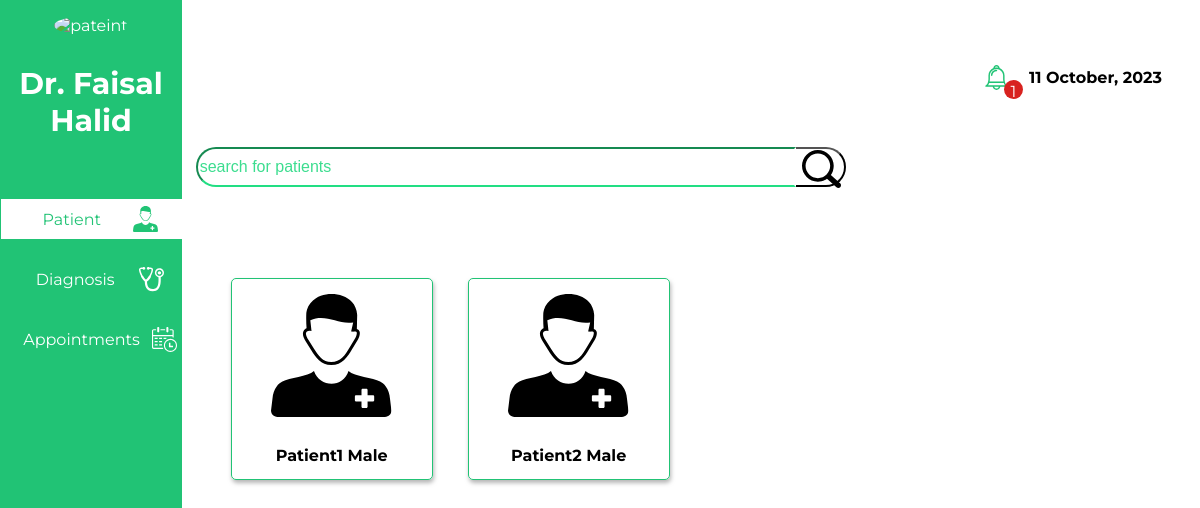
Page /doc/dashboard.php (signed in) on the committed database.
### tables this page shows
CREATE TABLE `doctors` (
  `name` varchar(40) NOT NULL,
  `email` varchar(40) NOT NULL,
  `password` varchar(40) NOT NULL,
  `department` varchar(50) NOT NULL
);

CREATE TABLE `patient` (
  `firstname` varchar(20) NOT NULL,
  `lastname` varchar(20) NOT NULL,
  `password` varchar(16) NOT NULL,
  `dob` date NOT NULL,
  `gender` varchar(7) NOT NULL,
  `genotype` varchar(5) NOT NULL,
  `bloodgroup` varchar(5) NOT NULL,
  `tel` varchar(15) NOT NULL,
  `email` varchar(40) NOT NULL
);

### doc/dashboard.php (the view, shortened to what this page needs)
<?php
include "../connection.php";
$doctor = $_SESSION['doctor'];
function convert($date):string{
    $new_date = date("d F, Y", strtotime($date));
   return $new_date;
}
$QUERY = mysqli_query($connection, "SELECT name, department from doctors WHERE email = '$doctor'");
$res = mysqli_fetch_assoc($QUERY);
if($res['department'] == 'Prostate Cancer Care'){
    $gendar = "Male";
}
else{
    $gendar = "Female";
}
if(isset($_POST['search'])){
    $patient = $_POST['patient'];
    $primary_select = "SELECT firstname, email, lastname from patient where firstname LIKE '$patient%' or lastname LIKE '$patient%' or email LIKE '%$patient%' and gender = '$gendar'";
}
else{
    $primary_select = "SELECT firstname, email, lastname FROM patient where gender = '$gendar'";
}
$primary_query = mysqli_query($connection, $primary_select);
$notification = mysqli_query($connection, "SELECT *FROM notification WHERE user= '$doctor'");
    $count = $notification -> num_rows;
?>
<!DOCTYPE html>
<html lang="en">
<head>
    <link rel="stylesheet" href="../css/ddashboard.css">
</head>
<body>
    <div class="sidebar">
            <div class="patient">
                <div class="image">
                    <img src="../images/avatar.png" alt="pateint">
                </div>
                <h3><?php echo $res['name']?></h3>
            </div>
            <div class="menu">
                <a href=""><div class="menu-item current">Patient  <div class="imag"><img src="../images/patient.svg" alt="" ></div> </div></a>
                <a href="diagnosis.php"><div class="menu-item ">Diagnosis  <div class="imag"><img src="../images/stethoscope.svg" alt="" ></div> </div></a>
                <a href="appointments.php"><div class="menu-item ">Appointments  <div class="imag"><img src="../images/calendar.svg" alt="" ></div> </div></a>
            </div>
    </div>
    <div class="main">
       <div class="date">
       <div class="notification"><img src="../images/notification.svg"><div class="div" <?php if($count == 0){echo 'style="display:none"';}?>><?php echo $count ?>
          <div class="dropdown-content">
          <?php
              while($nres = mysqli_fetch_assoc($notification)){
                  echo '
           <a style="color:white" href="appointments.php">'.$nres['message'].'<a><hr><br>
          ';
          }
     ?>
          </div>
      </div>
      </div>
        <b><?php echo convert(date("d-m-Y"))?></b>
       </div>
       <div class="below">
        <form action="#" method="POST">
            <div class="search">
            <input type="search" name="patient" id="" placeholder="search for patients">
            </div>
            <div class="lense">
            <button type="submit" name="search"><img src="../images/search.svg" alt=""></button>
            </div>
        </form>
        <div class="patientss">
            <?php
                while($pf = mysqli_fetch_assoc($primary_query)){
                    echo '
                            <a href="patient.php?patient='.$pf['email'].'">
                    <div class="patient">
                        <div>
                            <img src="../images/patientb.svg" alt="" style="color: aliceblue;">
                        </div>
                        <b>'.$pf['firstname'].' '.$pf['lastname'].'</b>
                    </div></a>
                    ';
                }
            ?>
        </div>
       </div>
    </div>
</body>
</html>

### css/ddashboard.css (style rules this page uses)
body { background-color: white; font-family: 'Montserrat'; }
.sidebar { background-color:#21C375; color: white; width:15%; border: 1px solid #21C375; min-height: 100vh; position: fixed; top:0; left:0; }
.patient { width: 100%; text-align: center; margin-top: 15px; margin-bottom: 60px; }
.patient h3 { font-weight: bolder; font-size: 30px; }
.image img { border-radius: 100%; }
.sidebar .menu { width: 99%; }
.menu-item { width:100%; height:40px; display: flex; align-items: center; padding-left: 10px; color: white; margin-top:20px ; margin-bottom:20px ; display: flex; justify-content: space-evenly; }
form { display: flex; }
.lense { margin-top: 20px; }
.imag img { width: 25px; }
.current { background-color: white; color: #21C375; }
.menu a { text-decoration: none; }
.main { width: 85%; margin-left: auto; }
.date { text-align: right; height: 50px; margin-right: 30px; }
.date { text-align: right; height: 100px; margin-right: 30px; width:fit-content; margin-left: auto; display:flex; justify-content:center; align-items:center; }
.date img { width:25px; height:25px; }
a { text-decoration: none; }
.notification { margin-right: 20px; position: relative; display: inline-block; }
.dropdown-content { display: none; position: absolute; padding: 5px; border-radius:5px; background-color: #0ea456; min-width: 160px; width: 200px; box-shadow: 0px 8px 16px 0px rgba(0,0,0,0.2); z-index: 1; text-align: left; }
.notification .div { text-align: center; position:absolute; margin-top:-10px; margin-left:20px; width:15px; height:15px; border-radius:50%; background-color:rgb(216, 34, 31); color:white; padding: 2px; }
.below { width:98%; margin-left: auto; margin-right: auto; margin-top: 0px; }
input[type="search"] { border-color: #22de83; border-radius: 30px 0 0 30px; border-right-color: transparent; margin-top: 20px; width: 600px; height: 40px; background-color: rgb(255, 255, 255); margin-bottom: 20px; }
input[type="search"]::placeholder { font-size: larger; color: #3cdd8f; }
.below button { background-color: transparent; border-left:#22de83; border-left-color: #21C375; border-radius: 0 30px 30px 0; height: 40px; margin-bottom: 20px; width:50px; }
.patientss { width: 100%; margin-top: 40px; justify-content: space-between; float: left; }
.patientss .patient { border: 1px solid #21C375; width:200px; height: 200px; border-radius: 5px; box-shadow: 1px 3px 4px rgba(128, 128, 128, 0.574); float: left; margin-left: 35px; display: grid; align-items: center; justify-content: center; }
.patientss .patient b { text-decoration: none; color: black; }

### rows in the picture
doctors: name "Dr. Faisal Halid"
patient: firstname "Patient1", lastname "Male"
patient: firstname "Patient2", lastname "Male"

### other values in the picture
$count "1"
